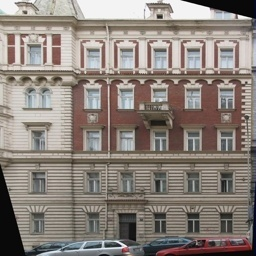
#> input picture facades/image/1.jpg, 256 x 256 px, found by its file name; its folder holds only this picture in this run
$ python split_images.py
#> lines starting #> are read from the running program, lines starting #| are printed output that depends on the picture
import cv2
import os
import sys
image_num = 1
for folder in os.listdir('facades/'):
    for file in os.listdir('facades/{}/'.format(folder)):
        img = cv2.imread('facades/{}/{}'.format(folder,file))
#> img is the input picture: shape (256, 256, 3); mean B, G, R 122.9, 129.7, 139
        print('facades/{}/{}'.format(folder,file))
        h, w = img.shape[0], img.shape[1]
#> h = 256; w = 256
        half_w = w//2
#> half_w = 128
        half_h = h//2
#> half_h = 128
        train = img[:,:half_w]
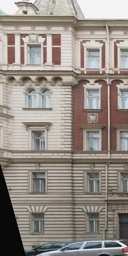
#> train: shape (256, 128, 3); mean B, G, R 133.7, 141.1, 148.6
        sol = img[:,half_w:]
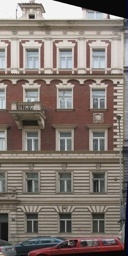
#> sol: shape (256, 128, 3); mean B, G, R 112.2, 118.4, 129.3
#> (the run stopped early here; a loop or call above may not have finished)
